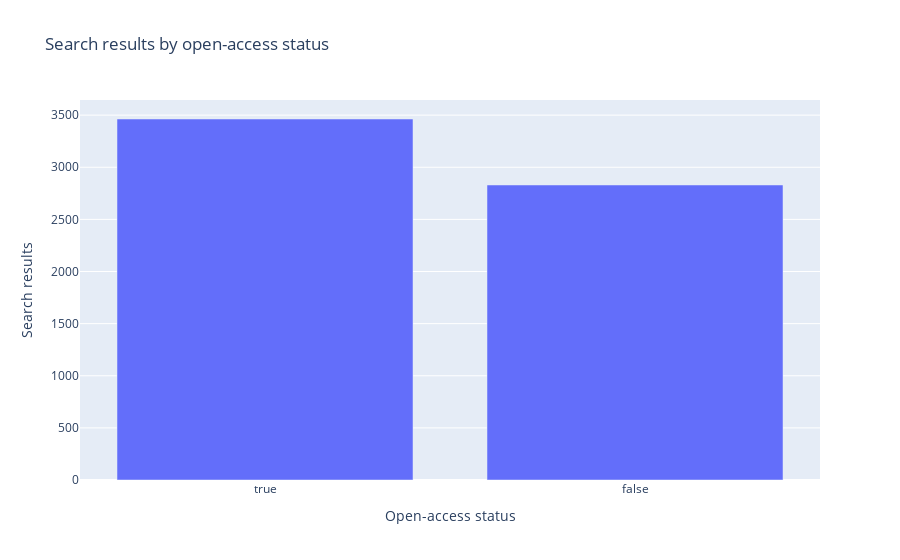

Notebook code cell kept with this figure:
### Code cell
dff = df.free.value_counts()

fig = px.bar(dff, y='free', title="Search results by open-access status",
             labels={
                'index':'Open-access status',
                'free':'Search results'
             })
fig.show()

### Figure 1 — Plotly figure (JSON) as saved in the notebook; plotly's stock layout.template omitted (floating-point values rounded to 4 significant figures)
{"data": [{"alignmentgroup": "True", "hovertemplate": "Open-access status=%{x}<br>Search results=%{y}<extra></extra>", "legendgroup": "", "marker": {"color": "#636efa", "pattern": {"shape": ""}}, "name": "", "offsetgroup": "", "orientation": "v", "showlegend": false, "textposition": "auto", "type": "bar", "x": [true, false], "xaxis": "x", "y": [3463, 2830], "yaxis": "y"}], "layout": {"barmode": "relative", "legend": {"tracegroupgap": 0}, "title": {"text": "Search results by open-access status"}, "xaxis": {"anchor": "y", "domain": [0, 1], "title": {"text": "Open-access status"}}, "yaxis": {"anchor": "x", "domain": [0, 1], "title": {"text": "Search results"}}}}
